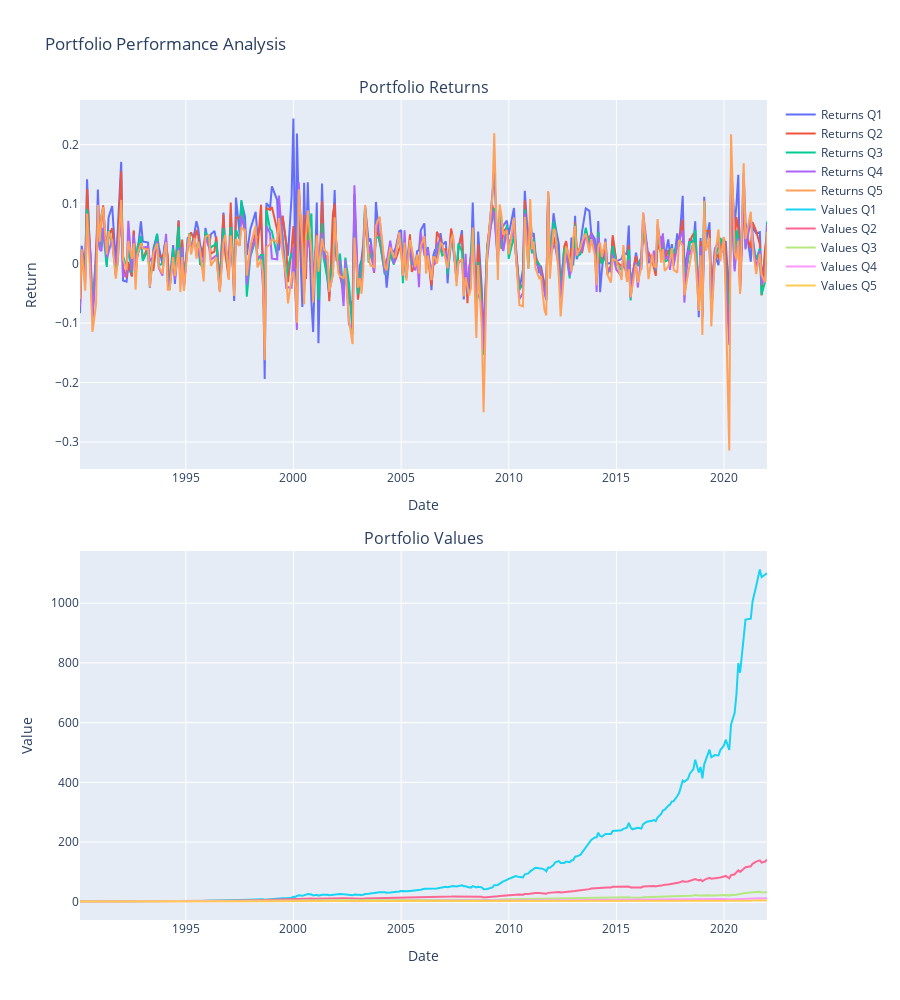

Notebook code for this chart:
### Code cell
fig = make_subplots(rows=2, cols=1, 
                    subplot_titles=('Portfolio Returns', 'Portfolio Values'),
                    vertical_spacing=0.1)
for i in range(5):
    fig.add_trace(
        go.Scatter(x=portfolios.index, y=portfolios[i], mode='lines', name=f'Returns Q{i+1}'),
        row=1, col=1
    )
for i in range(5):
    fig.add_trace(
        go.Scatter(x=portfolio_values.index, y=portfolio_values[i], mode='lines', name=f'Values Q{i+1}'),
        row=2, col=1
    )
fig.update_layout(
    height=1000,  # Increased height to accommodate two subplots
    title_text='Portfolio Performance Analysis'
)
fig.update_xaxes(title_text='Date', row=1, col=1)
fig.update_yaxes(title_text='Return', row=1, col=1)
fig.update_xaxes(title_text='Date', row=2, col=1)
fig.update_yaxes(title_text='Value', row=2, col=1)

fig.show()

### Figure 1 — Plotly figure (JSON) as saved in the notebook; plotly's stock layout.template omitted (floating-point values rounded to 4 significant figures; data arrays with more than 128 entries replaced by an {"elided": "..."} marker saying what was removed)
{"data": [{"mode": "lines", "name": "Returns Q1", "type": "scatter", "x": {"elided": "269 str values"}, "xaxis": "x", "y": {"elided": "269 float values"}, "yaxis": "y"}, {"mode": "lines", "name": "Returns Q2", "type": "scatter", "x": {"elided": "269 str values"}, "xaxis": "x", "y": {"elided": "269 float values"}, "yaxis": "y"}, {"mode": "lines", "name": "Returns Q3", "type": "scatter", "x": {"elided": "269 str values"}, "xaxis": "x", "y": {"elided": "269 float values"}, "yaxis": "y"}, {"mode": "lines", "name": "Returns Q4", "type": "scatter", "x": {"elided": "269 str values"}, "xaxis": "x", "y": {"elided": "269 float values"}, "yaxis": "y"}, {"mode": "lines", "name": "Returns Q5", "type": "scatter", "x": {"elided": "269 str values"}, "xaxis": "x", "y": {"elided": "269 float values"}, "yaxis": "y"}, {"mode": "lines", "name": "Values Q1", "type": "scatter", "x": {"elided": "269 str values"}, "xaxis": "x2", "y": {"elided": "269 float values"}, "yaxis": "y2"}, {"mode": "lines", "name": "Values Q2", "type": "scatter", "x": {"elided": "269 str values"}, "xaxis": "x2", "y": {"elided": "269 float values"}, "yaxis": "y2"}, {"mode": "lines", "name": "Values Q3", "type": "scatter", "x": {"elided": "269 str values"}, "xaxis": "x2", "y": {"elided": "269 float values"}, "yaxis": "y2"}, {"mode": "lines", "name": "Values Q4", "type": "scatter", "x": {"elided": "269 str values"}, "xaxis": "x2", "y": {"elided": "269 float values"}, "yaxis": "y2"}, {"mode": "lines", "name": "Values Q5", "type": "scatter", "x": {"elided": "269 str values"}, "xaxis": "x2", "y": {"elided": "269 float values"}, "yaxis": "y2"}], "layout": {"annotations": [{"font": {"size": 16}, "showarrow": false, "text": "Portfolio Returns", "x": 0.5, "xanchor": "center", "xref": "paper", "y": 1, "yanchor": "bottom", "yref": "paper"}, {"font": {"size": 16}, "showarrow": false, "text": "Portfolio Values", "x": 0.5, "xanchor": "center", "xref": "paper", "y": 0.45, "yanchor": "bottom", "yref": "paper"}], "height": 1000, "title": {"text": "Portfolio Performance Analysis"}, "xaxis": {"anchor": "y", "domain": [0, 1], "title": {"text": "Date"}}, "xaxis2": {"anchor": "y2", "domain": [0, 1], "title": {"text": "Date"}}, "yaxis": {"anchor": "x", "domain": [0.55, 1], "title": {"text": "Return"}}, "yaxis2": {"anchor": "x2", "domain": [0, 0.45], "title": {"text": "Value"}}}}
